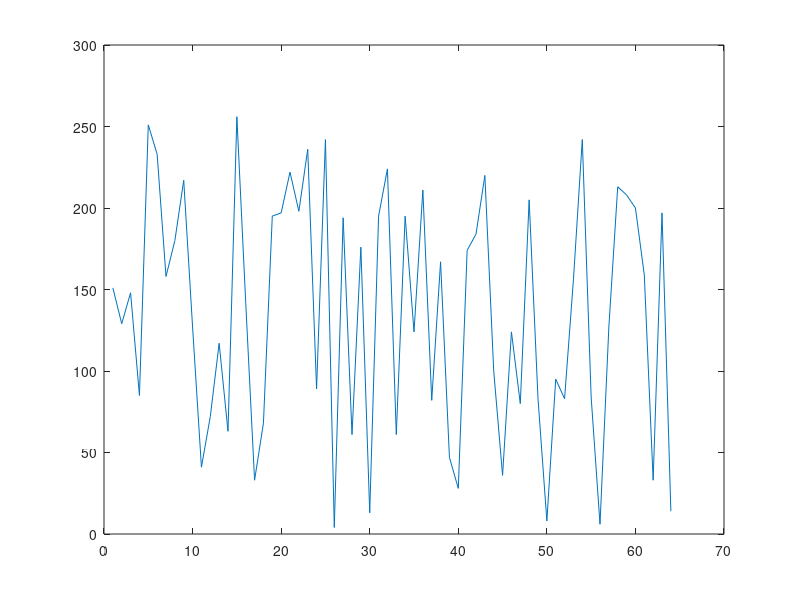

This figure's MATLAB source: (Note: this script raises an error after producing the figure.)
%while(true)
%    val=fread(b,215)
%end

%s = serial('COM14')
%fopen(s)
%while(true)
%    fprintf(s,'Hello World')
%    idn = fscanf(s)
%end
%fclose(s);
%http://www.mathworks.com/help/instrument/bluetooth.html
%find id using
%instrhwinfo('Bluetooth');
%connect to bluetooth
%b = Bluetooth('FireFly-B2C5')

% b = Bluetooth('FireFly-B2C5',1,'InputBufferSize',800)
 %fopen(b)
 
 graphSize=2000;
 inputSize=2;
 graph=randi(256,inputSize*32,1);
 plt=plot(graph);
 linkdata on
 %val=randi(256,8,1);
 %val=zeros(2,inputSize);
while(true)
    %val=randi(256,inputSize,1);
    vali=1;
    while(vali<=8)
        vali
        fread(b,1,'uint8')
        fread(b,1,'uint8')
        fread(b,1,'uint8')
        %val=fread(b,1,'uint8')+256*fread(b,1,'uint8')+256*256*fread(b,1,'uint8');
        if(vali==0)
        %graph(1:end-size(val)+1,:)= graph(size(val):end,:);
        %graph(end-size(val)+1:end,:)=val;
        graph(1:end-1,:)= graph(2:end,:);
        graph(end,:)=val;
            set(plt,'ydata',graph);
        end
        vali=vali+1;
    end
    %pause(0.01)
    %plot(graph);
 end
 